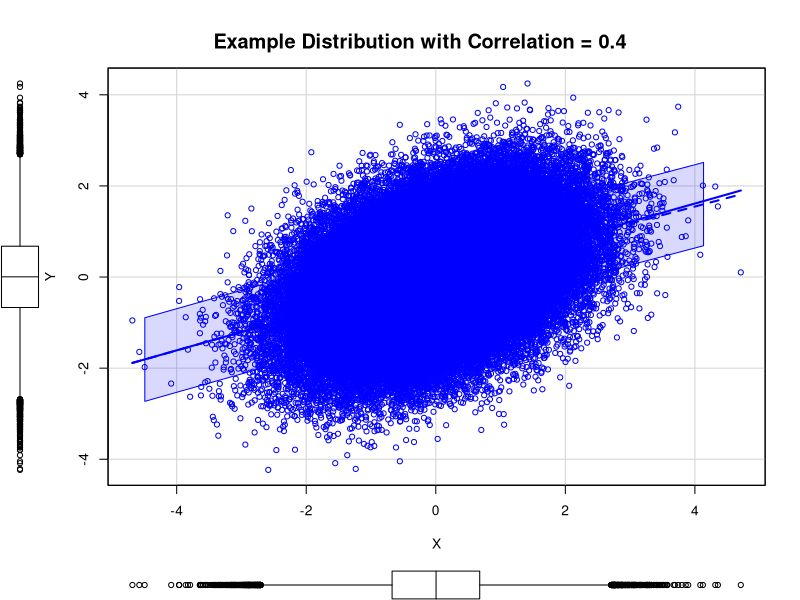

Generate this figure with R: (Note: a time limit stopped this script after it produced the figure.)
## ---- chunk 1
Sys.time()
# These variables define our distribution
Xmean <- 0
Ymean <- 0
Xsd <- 1
Ysd <- 1
#XYcor <- 0.65
XYcor <- 0.4
#XYcor <- 0.2
#XYcor <- 0.0

# Derived variables
XYmean <- c(Xmean, Ymean)
XYcov <- matrix(c(1, XYcor, XYcor, 1), nrow=2, ncol=2)

# Create our multivariate normal distribution using mvrnorm in MASS
require(MASS)
 
#make this reproducible
set.seed(2)
 
# Don't make sample too large here, car scatterplot can be slow
examplePopSize <- 1e5
myDrawsExample <- mvrnorm(examplePopSize, mu=XYmean, Sigma=XYcov)
myDrawsExample <- data.frame(myDrawsExample)
colnames(myDrawsExample) <- c("X", "Y")

#check the mean, sd, and cor
apply(myDrawsExample, 2, mean)
apply(myDrawsExample, 2, sd)
cor(myDrawsExample)

# Plot the distribution
require(car)
scatterplot(Y ~ X, data=myDrawsExample, ellipse=TRUE,
            levels=c(0.5, 0.95, 0.99, 0.999, 0.9999))
title(paste("Example Distribution with Correlation =", XYcor))
## ---- chunk 2
Sys.time()
quick <- FALSE
if (quick) {
  # Quick version for debugging
  numRuns <- 1e2
  popSize <- 1e4  
} else {
  # These values take about 15 minutes
  numRuns <- 1e4
  popSize <- 1e5  
}

# Also record X for a top portion of Y
topProp <- 0.001 # Try 0.1%
topN <- popSize*topProp

XOfLargestY <- 1:numRuns
XOfTopPropY <- 1:(numRuns*topN)

#make this reproducible
set.seed(2)
for (i in 1:numRuns) {
  myDraws <- mvrnorm(popSize, mu=XYmean, Sigma=XYcov)
  myDraws <- data.frame(myDraws)
  colnames(myDraws) <- c("X", "Y")
  XOfLargestY[i] <- myDraws$X[which.max(myDraws$Y)]
  XOfTopPropY[((i-1)*topN+1):(i*topN)] <- myDraws$X[head(order(myDraws$Y, decreasing=TRUE), n=topN)]
}
Sys.time()
## ---- chunk 3
require(lattice)
densityplot(XOfLargestY)

# Take a closer look at this distribution
summary(XOfLargestY)
mean(XOfLargestY)
sd(XOfLargestY)
## ---- chunk 4
obs_dvals <- density(XOfLargestY)
dvals <- dnorm(obs_dvals$x,mean=0,sd=1)
prob <- data.frame(x = obs_dvals$x,
                   y = obs_dvals$y / dvals / popSize # Attempt to normalize this to prob
                   )

xyplot(y ~ x, prob, type="l")
xyplot(log10(y) ~ x, prob, type="l")
## ---- chunk 5
densityplot(XOfTopPropY)

# Take a closer look at this distribution
summary(XOfTopPropY)
mean(XOfTopPropY)
sd(XOfTopPropY)
## ---- chunk 6
obs_dvals1 <- density(XOfTopPropY)
dvals1 <- dnorm(obs_dvals1$x,mean=0,sd=1)
prob1 <- data.frame(x = obs_dvals1$x,
                    y = obs_dvals1$y / dvals1 / popSize * topN # Attempt to normalize this to prob
                    )

xyplot(y ~ x, prob1, type="l")
xyplot(log10(y) ~ x, prob1, type="l")
## ---- chunk 7
plot(density(XOfLargestY), xlim=c(min(XOfTopPropY), max(XOfTopPropY)), col="red",
#plot(density(XOfLargestY), xlim=c(min(XOfLargestY), max(XOfLargestY)), col="red",
     main=paste("Compare Densities of Largest and Top", topProp*100, "% of Y"),
     xlab="X")
lines(density(XOfTopPropY))
legend("topright", legend=c("Largest", paste("Top", topProp*100, "%")), lty=1, col=c("red", "black"))
## ---- chunk 8
#plot(prob$x, log10(prob$y), xlim=c(min(XOfTopPropY), max(XOfTopPropY)),
plot(prob$x, log10(prob$y), xlim=c(min(XOfLargestY), max(XOfLargestY)),
     ylim=c(min(log10(prob1$y)),max(log10(prob1$y))),
     col="red",
     main=paste("Compare Per-Person Likelihood of Largest and Top",
                topProp*100, "% of Y"),
     xlab="X", ylab="log10(probability)", type="l")
lines(prob1$x, log10(prob1$y))
legend("topleft", legend=c("Largest", paste("Top", topProp*100, "%")),
       lty=1, col=c("red", "black"))
## ---- chunk 9
myDrawsSampleY2SD <- myDrawsExample[myDrawsExample$Y > 2,]

#check the mean, sd, and cor
apply(myDrawsSampleY2SD, 2, mean)
apply(myDrawsSampleY2SD, 2, sd)
cor(myDrawsSampleY2SD)

# Plot the distribution
require(car)
scatterplot(Y ~ X, data=myDrawsSampleY2SD, ellipse=TRUE,
            levels=c(0.5, 0.95, 0.99, 0.999, 0.9999))
title(paste("Sample with Y > 2SD,  N =", nrow(myDrawsSampleY2SD)))
## ---- chunk 10
myDrawsSampleX2SD <- myDrawsExample[myDrawsExample$X > 2,]

#check the mean, sd, and cor
apply(myDrawsSampleX2SD, 2, mean)
apply(myDrawsSampleX2SD, 2, sd)
cor(myDrawsSampleX2SD)

# Plot the distribution
require(car)
scatterplot(Y ~ X, data=myDrawsSampleX2SD, ellipse=TRUE,
            levels=c(0.5, 0.95, 0.99, 0.999, 0.9999))
title(paste("Sample with X > 2SD,  N =", nrow(myDrawsSampleX2SD)))
## ---- chunk 11
myDrawsSampleXY2SD <- myDrawsExample[(myDrawsExample$X > 2) & (myDrawsExample$Y > 2),]

#check the mean, sd, and cor
apply(myDrawsSampleXY2SD, 2, mean)
apply(myDrawsSampleXY2SD, 2, sd)
cor(myDrawsSampleXY2SD)

# Plot the distribution
require(car)
scatterplot(Y ~ X, data=myDrawsSampleXY2SD, ellipse=TRUE,
            levels=c(0.5, 0.95, 0.99, 0.999, 0.9999))
title(paste("Sample with both X and Y > 2SD,  N =", nrow(myDrawsSampleXY2SD)))
